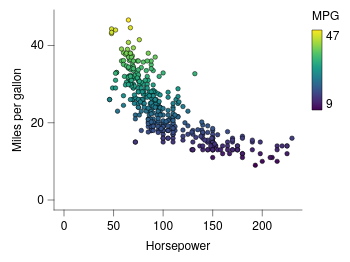

Here is the Vega-Lite specification saved for this chart:
### Vega-Lite specification from a JSON file in a GitHub repository (floating-point values rounded to 4 significant figures; data arrays with more than 128 entries replaced by an {"elided": "..."} marker saying what was removed)
{"background": null, "config": {"arc": {"fill": "#DBDBDB", "fillOpacity": 1.0, "innerRadius": 25.0, "padAngle": 0.03, "stroke": "black", "strokeOpacity": 1, "strokeWidth": 0.25}, "area": {"fill": "#DBDBDB", "fillOpacity": 1.0, "stroke": "black", "strokeOpacity": 1, "strokeWidth": 0.25}, "axis": {"domain": true, "domainCap": "round", "domainColor": "black", "domainWidth": 0.25, "grid": false, "gridCap": "round", "gridColor": "#F1F1F1", "gridDash": [0, 0], "gridOpacity": 1.0, "gridWidth": 0.25, "labelColor": "black", "labelFont": "Helvetica Neue, HelveticaNeue, Helvetica, Arial, sans-serif", "labelFontSize": 6, "labelFontStyle": "normal", "labelFontWeight": 400, "offset": 0, "ticks": true, "tickCap": "round", "tickColor": "black", "tickRound": false, "tickSize": 3.0, "tickWidth": 0.25, "titleColor": "black", "titleFont": "Helvetica Neue, HelveticaNeue, Helvetica, Arial, sans-serif", "titleFontSize": 6, "titleFontStyle": "normal", "titleFontWeight": 400}, "axisX": {"domain": true, "labelAlign": "center", "labelAngle": 0, "labels": true, "ticks": true, "translate": 0}, "axisY": {"domain": true, "labelAlign": "right", "labelAngle": 0, "labels": true, "ticks": true, "translate": 0}, "axisRight": {"domain": true, "labelAlign": "left", "labelAngle": 0, "labels": true, "ticks": true, "translate": 0}, "axisTop": {"domain": true, "labelAlign": "center", "labelAngle": 0, "labels": true, "ticks": true, "translate": 0}, "axisBand": {"tickOffset": 0}, "bar": {"fill": "#DBDBDB", "fillOpacity": 1.0, "stroke": "black", "strokeOpacity": 1, "strokeWidth": 0.25}, "boxplot": {"size": 9.0, "ticks": {"cornerRadius": 0.25, "fill": "black", "opacity": 1, "size": 4.5, "thickness": 0.25}, "box": {"fillOpacity": 1.0, "stroke": "black", "strokeOpacity": 1, "strokeWidth": 0.25}, "median": {"cornerRadius": 0, "fill": "black", "fillOpacity": 1.0, "opacity": 1, "size": 9.0, "thickness": 0.25}, "rule": {"fill": "black", "fillOpacity": 1.0, "size": 10.0, "stroke": "black", "strokeDash": [0, 0], "strokeOpacity": 1, "strokeWidth": 0.25}, "outliers": {"color": "black", "fill": "black", "fillOpacity": 1.0, "size": 0, "stroke": "black", "strokeOpacity": 1, "strokeWidth": 0.25}}, "circle": {"fill": "black", "fillOpacity": 1.0, "size": 1.25, "stroke": null, "strokeOpacity": 1, "strokeWidth": 0.25}, "errorband": {"band": {"fillOpacity": 0.6, "stroke": null, "strokeWidth": 0.25, "strokeOpacity": 1}, "borders": {"opacity": 0, "strokeOpacity": 1, "strokeWidth": 0.25}}, "errorbar": {"opacity": 1, "rule": {"strokeDash": [0, 0], "strokeWidth": 0.25}, "ticks": {"color": "black", "cornerRadius": 0.125, "opacity": 1, "size": 6.0, "thickness": 0.25}, "thickness": 0.25}, "font": "Helvetica Neue, HelveticaNeue, Helvetica, Arial, sans-serif", "geoshape": {"fill": "#DBDBDB", "fillOpacity": 1.0, "stroke": "black", "strokeOpacity": 1, "strokeWidth": 0.25}, "header": {"labelColor": "black", "labelFont": "Helvetica Neue, HelveticaNeue, Helvetica, Arial, sans-serif", "labelFontSize": 6, "labelFontStyle": "normal", "labelFontWeight": 400, "titleColor": "black", "titleFont": "Helvetica Neue, HelveticaNeue, Helvetica, Arial, sans-serif", "titleFontSize": 6, "titleFontStyle": "normal", "titleFontWeight": 400, "titlePadding": 0}, "legend": {"disable": false, "offset": 4.5, "titlePadding": 4, "labelOffset": 2, "gradientLabelOffset": 2, "columnPadding": 4, "rowPadding": 2, "gradientThickness": 5, "gradientOpacity": 1.0, "gradientStrokeColor": "black", "gradientStrokeWidth": 0.25, "labelColor": "black", "labelFont": "Helvetica Neue, HelveticaNeue, Helvetica, Arial, sans-serif", "labelFontSize": 6, "labelFontStyle": "normal", "labelFontWeight": 400, "strokeColor": "black", "strokeWidth": 0, "symbolSize": 36, "symbolStrokeColor": "black", "symbolStrokeWidth": 0.25, "titleColor": "black", "titleFont": "Helvetica Neue, HelveticaNeue, Helvetica, Arial, sans-serif", "titleFontSize": 6, "titleFontStyle": "normal", "titleFontWeight": 400}, "line": {"color": "black", "stroke": "black", "strokeCap": "butt", "strokeDash": [0, 0], "strokeOpacity": 1, "strokeWidth": 0.5}, "point": {"filled": true, "fill": "#DBDBDB", "fillOpacity": 1.0, "size": 5.0, "stroke": "black", "strokeOpacity": 1, "strokeWidth": 0.25}, "range": {"category": ["#9D9D9D", "#28287D", "#004225", "#47266F", "#00605D", "#DBDBDB", "#7983C1", "#6E927B", "#937FB4", "#699A97"], "diverging": {"scheme": ["#4F4265", "#6A5C82", "#85789D", "#A196B7", "#BDB5CE", "#D8D6DD", "#F6F6F6", "#CED8D7", "#9DBFBD", "#75A3A0", "#518683", "#326967", "#164D4B"]}, "heatmap": {"scheme": ["#440154", "#472270", "#433E82", "#38598C", "#2C728E", "#238A8D", "#24A086", "#39B578", "#5DC862", "#96D646", "#CAE02D", "#FDE724"]}, "ordinal": {"scheme": ["#F1F1F1", "#DBDBDB", "#C6C6C6", "#B2B2B2", "#9D9D9D", "#898989", "#767676", "#636363", "#515151", "#404040", "#2F2F2F", "#1F1F1F"]}, "ramp": {"scheme": ["#440154", "#472270", "#433E82", "#38598C", "#2C728E", "#238A8D", "#24A086", "#39B578", "#5DC862", "#96D646", "#CAE02D", "#FDE724"]}}, "rule": {"color": "black", "stroke": "black", "strokeCap": "round", "strokeDash": [2, 2], "strokeOpacity": 1, "strokeWidth": 0.25}, "scale": {"barBandPaddingInner": 0.1, "rectBandPaddingInner": 0, "tickBandPaddingInner": 0.1, "bandPaddingOuter": 0.1, "bandWithNestedOffsetPaddingInner": 0.2, "bandWithNestedOffsetPaddingOuter": 0.2, "offsetBandPaddingInner": 0, "offsetBandPaddingOuter": 0, "continuousPadding": 5.0, "round": false}, "rect": {"fill": "#DBDBDB", "fillOpacity": 1.0, "stroke": "black", "strokeOpacity": 1, "strokeWidth": 0.25}, "square": {"fill": "#DBDBDB", "fillOpacity": 1.0, "size": 10.0, "stroke": "black", "strokeOpacity": 1, "strokeWidth": 0.25}, "text": {"color": "black", "font": "Helvetica Neue, HelveticaNeue, Helvetica, Arial, sans-serif", "fontSize": 6, "fontStyle": "normal", "fontWeight": 400}, "tick": {"color": "black", "cornerRadius": 0.125, "opacity": 1.0, "size": 9.0, "thickness": 0.25}, "title": {"anchor": "middle", "frame": "group", "color": "black", "font": "Helvetica Neue, HelveticaNeue, Helvetica, Arial, sans-serif", "fontSize": 6, "fontStyle": "normal", "fontWeight": 400, "subtitleColor": "black", "subtitleFont": "Helvetica Neue, HelveticaNeue, Helvetica, Arial, sans-serif", "subtitleFontSize": 6, "subtitleFontStyle": "normal", "subtitleFontWeight": 400}, "trail": {"color": "black", "opacity": 1, "size": 0.5}, "view": {"continuousWidth": 124, "continuousHeight": 100, "discreteWidth": 124, "discreteHeight": 100, "fill": null, "stroke": null, "strokeWidth": 0.25}}, "data": {"name": "data-7285c4e2e195e5a75737a34913199f5f"}, "mark": {"type": "point"}, "encoding": {"color": {"field": "Miles_per_Gallon", "title": "MPG", "type": "quantitative", "legend": {"gradientLength": 40.0}}, "x": {"field": "Horsepower", "title": "Horsepower", "type": "quantitative", "scale": {"nice": false}}, "y": {"field": "Miles_per_Gallon", "title": "Miles per gallon", "type": "quantitative", "scale": {"nice": false}}}, "$schema": "https://vega.github.io/schema/vega-lite/v6.4.1.json", "datasets": {"data-7285c4e2e195e5a75737a34913199f5f": {"elided": "392 records"}}}
